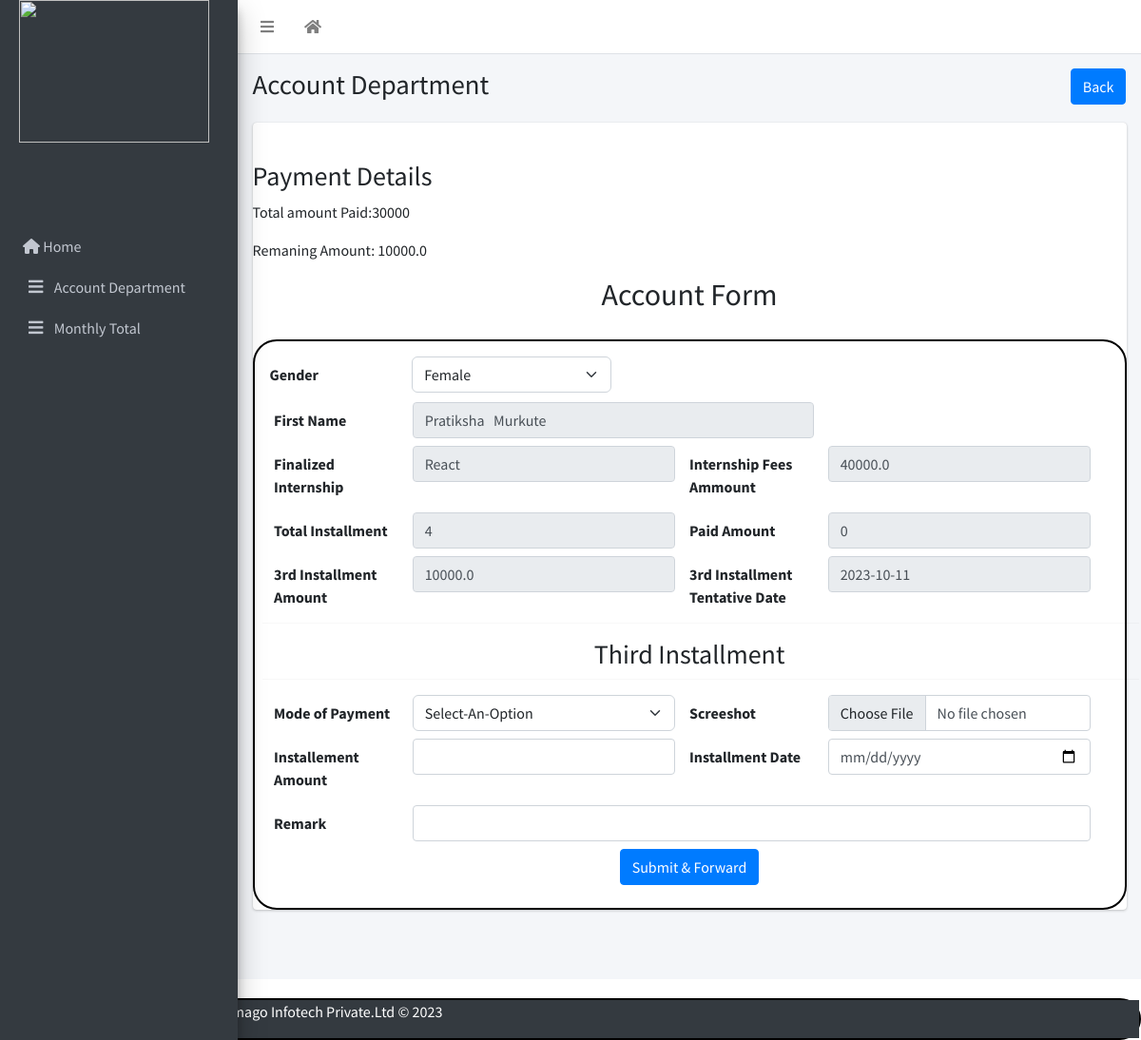
Page /third_installment/4/ on the committed database.
### emanage/models.py (models this page shows)
class Account(models.Model):
    user = models.OneToOneField(User, on_delete=models.CASCADE, related_name='account',null=True)
    enquiry=models.ForeignKey(Enquiry,on_delete=models.CASCADE,null=True,blank=True)
    total_installment=models.IntegerField()
    pay_date=models.DateTimeField(default=datetime.date.today)
    first_installment=models.FloatField(blank=True,null=True)
    payment_mode=models.CharField(max_length=50,null=True,blank=True)
    receipt=models.ImageField(upload_to='media/')
    second_installment=models.FloatField(blank=True,null=True)
    second_date=models.DateField(blank=True,null=True)
    third_installment=models.FloatField(blank=True,null=True)
    third_date=models.DateField(blank=True,null=True)
    four_installment=models.FloatField(blank=True,null=True)
    four_date=models.DateField(blank=True,null=True)
    STATUS=(
        ('Pending','Pending'),
        ('first_installment','first_installment'),
        ('second_installment','second_installment'),
        ('third_installment','third_installment'),
        ('fourth_installment','fourth_installment'),
        ('installment_completed','installment_completed')
    )
    payment_status= models.TextField(max_length=100, choices=STATUS, default="Pending",null=True)
    account_remark=models.CharField(max_length=500,null=True)
    amount=models.IntegerField(blank=True,null=True,default=0)
    amount_date=models.DateField(default=datetime.date.today)
    amount_remaining = models.PositiveIntegerField(blank=True,null=True)
    total_amount=models.FloatField(blank=True,null=True)

class Enquiry(models.Model):
    user = models.OneToOneField(User, on_delete=models.CASCADE,related_name='enquiry',null=True)
    Full_Name=models.CharField(max_length=250,default="")
    gender=models.CharField(max_length=10)
    Email_Address=models.EmailField()
    Contact_Number=models.IntegerField()
    Permanent_Address=models.TextField(blank=True,null=True,default='')
    Date_of_Birth=models.DateField(auto_now_add=False,null=True,blank=True)
    massage=models.TextField(blank=True,null=True)
    Whatsapp_Number=models.IntegerField(blank=True,null=True)
    Alternate_Number=models.IntegerField(blank=True,null=True)
    How_did_you_hear_about_us=models.CharField(null=True,max_length=50)
    qualification=models.CharField(max_length=50,null=True,blank=True)
    Technical_Skills=models.CharField(max_length=150,null=True,blank=True)
    Certification_Done=models.CharField(max_length=200,null=True,blank=True)
    Area_of_Intrest=models.CharField(max_length=200,null=True,blank=True)
    reference=models.CharField(max_length=100,null=True,blank=True)
    remark=models.CharField(max_length=100,null=True,blank=True)
    Training_Mode=models.CharField(max_length=50,blank=True,null=True)
    Office_Location_Preference=models.CharField(max_length=50,null=True,blank=True)
    STATUS = (
        ('Finalized', 'Finalized'),
        ('Pending', 'Pending'),
        ('Informed_On_whatsapp','Informed_On_whatsapp')
    )
    enquiry_Status = models.TextField(max_length=100, choices=STATUS, default="Pending",null=True)
    Cource_name=models.ForeignKey(Cource,on_delete=models.CASCADE,null=True,blank=True)

class Cource(models.Model):
    Cource_name=models.CharField(max_length=100,null=True)
    fees=models.BigIntegerField()
    durations=models.CharField(max_length=50,null=True)
    def __str__(self):
        return f"{self.Cource_name}"

### emanage/views.py (the view)
# urls.py: path('third_installment/<int:id>/',views.third_installment,name='third_installment'),
def third_installment(request,id):
    enquiry=Enquiry.objects.get(id=id)
    amount=Account.objects.filter(enquiry=id).all()
    data=Account.objects.filter(enquiry=id).last()
    course=Cource.objects.filter(enquiry=id).last()
    data1=Account.objects.filter(enquiry=id).first()
    print('first is:',data1.amount)
    amt1=Account.objects.filter(enquiry=id).all()
    amt=Account.objects.filter(enquiry=id).last()
    print('last ***',amt)
    amount_paid = Account.objects.filter(enquiry=id).aggregate(amount_paid=Sum('amount'))['amount_paid']
    print("amount paid",amount_paid)
    previous_payment1 = Account.objects.filter(payment_status='second_installment').order_by('amount_date').first()
    if previous_payment1:
            previous_payment1.amount_remaining =data.total_amount - amount_paid
            previous_payment1.save()
    if request.method == 'POST':
            enquiry = enquiry
            name = request.POST.get('Full_Name')
            Cource_name=request.POST.get('Cource_name')
            total_installment=request.POST['total_installment']
            total_amount=request.POST.get('total_amount')
            payment_mode=request.POST['payment_mode']
            receipt=request.POST['receipt']
            amount=request.POST.get('amount')
            amount_date=request.POST['amount_date']
            account_remark=request.POST['account_remark']
            third_installment= request.POST.get('installment_3')
            third_date=request.POST.get('date_3')
            acc=Account.objects.create(enquiry=enquiry,total_installment=total_installment,payment_mode=payment_mode,receipt=receipt,account_remark=account_remark,amount=amount,amount_date=amount_date,third_installment=third_installment,third_date=third_date,total_amount=total_amount)
            enquiry.name=name
            amt.amount=amount
            amt.total_amount=total_amount
            acc.payment_status = 'third_installment'
            acc.save()
            messages.success(request,"Third  Installment is Submitted Succefully!!")
            return redirect('emanage:feesList',id=id)
    else:
        return render(request,'enquiry/third_insta.html',context={'enquiry':enquiry,'course':course,'data':data,'amt':amt,'data':data,'data1':data1,'amount_paid':amount_paid,'previous_payment1':previous_payment1})

### template/enquiry/third_insta.html (shortened to what this page needs)
{% extends 'enquiry/account_home.html' %}
{% load static %}
{% block breadcrumb %}
<a class="btn btn-primary" href="{% url 'emanage:paymentlist' %}">Back</a>
{% endblock breadcrumb %}
{% block content %}
</head>
<h3>Payment Details</h3>
    <p>Total amount Paid:{{amount_paid}}</p>
{% if previous_payment1 %}
    <p>Remaning Amount: {{previous_payment1.amount_remaining}}</p>
{% endif %}
<body>
    <center>
        <h2>Account Form</h2>
    </center>
    <div class="container p-3">
        <form action="" method="post">
            <div class="mb-2 row">
                <label for=" " class="col-sm-2 col-form-label">Gender</label>
                <div class="col-md-3">
                    <select class="form-select" name="gender">
                        <option value="">{{enquiry.gender}}</option>
                    </select>
                </div> <br> <br>
                <div class="mb-2 row">
                    <label for="fname" class="col-sm-2 col-form-label">First Name</label>
                    <div class="col-md-6">
                        <input type="text" class="form-control" id="fname" name="name" value="{{enquiry.Full_Name}}"
                            readonly>
                    </div>
                </div>
                <div class="mb-2 row">
                    <label for="final" class="col-sm-2 col-form-label">Finalized Internship</label>
                    <div class="col-md-4">
                        <input type="text" class="form-control" name="Cource_name" value="{{enquiry.Cource_name}}"
                            readonly>
                    </div>
                    <label for="total_amount" class="col-sm-2 col-form-label">Internship Fees Ammount</label>
                    <div class="col-md-4">
                        <input type="text" class="form-control" name="total_amount" value="{{data.total_amount}}" readonly>
                    </div>
                </div>
                <div class="mb-2 row">
                    <label for="total_installment" class="col-sm-2 col-form-label">Total Installment</label>
                    <div class="col-md-4">
                        <input type="text" class="form-control" name="total_installment"
                            value="{{data.total_installment}}" readonly>
                    </div>
                    <label for="amount" class="col-sm-2 col-form-label"> Paid Amount</label>
                    <div class="col-md-4">
                        <input type="text" class="form-control" name="amount" value="{{amt.amount}}" readonly>
                    </div>
                </div>
                <div class="mb-2 row">
                    <label for="third_installment" class="col-sm-2 col-form-label">3rd Installment Amount</label>
                    <div class="col-md-4">
                        <input type="text" class="form-control" name="third_installment" value="{{data1.third_installment}}"
                            readonly>
                    </div>
                    <label for="third_date" class="col-sm-2 col-form-label">3rd Installment Tentative Date</label>
                    <div class="col-md-4">
                        <input type="text" class="form-control" name="third_date"
                            value="{{data1.third_date|date:'Y-m-d'}}" readonly>
                    </div>
                </div>
                    <hr style="color:black" />
                    <center>
                        <h3>Third Installment</h3>
                    </center>
                    <hr>
                    <div class="mb-2 row">
                        <label for="Payment" class="col-sm-2 col-form-label">Mode of Payment</label>
                        <div class="col-md-4">
                            <select class="form-select" name="payment_mode" required>
                                <option value="">Select-An-Option</option>
                            </select>
                        </div>
                        <label for="receipt" class="col-sm-2 col-form-label">Screeshot</label>
                        <div class="col-md-4">
                            <input type="file" class="form-control" id="receipt" name="receipt" required>
                        </div>
                    </div>
                    <div class="mb-2 row">
                        <label for="amount" class="col-sm-2 col-form-label">Installement Amount</label>
                        <div class="col-md-4">
                            <input type="text" class="form-control" name="amount" required>
                        </div>
                        <label for="amount_date" class="col-sm-2 col-form-label">Installment Date</label>
                        <div class="col-md-4">
                            <input type="date" class="form-control" name="amount_date" required>
                        </div>
                    </div>
                    <div class="mb-2 row">
                        <label for="account_remark" class="col-sm-2 col-form-label">Remark</label>
                        <div class="col-md-10">
                            <input type="text" class="form-control" id="account_remark" name="account_remark" required>
                        </div>
                    </div>
                    <center>
                        <div class="row">
                            <div class="col-lg">
                                <input class="btn btn-primary" type="submit" value="Submit & Forward">
                            </div>
                        </div>
                    </center>
        </form>
    </div>
    {% endblock %}

### template/enquiry/third_insta.html (style rules this page uses)
.container { border: 2px solid black; border-radius: 25px; height: 100%; margin-top: 20px; }

### rows in the picture
Account: amount_remaining "10000.0"
Enquiry: gender "Female", name "Pratiksha Murkute", Cource_name "React"
Account: total_amount "40000.0", total_installment "4", amount "0"
Account: third_installment "10000.0", third_date "2023-10-11"

### other values in the picture
{{ amount_paid }} "30000"
